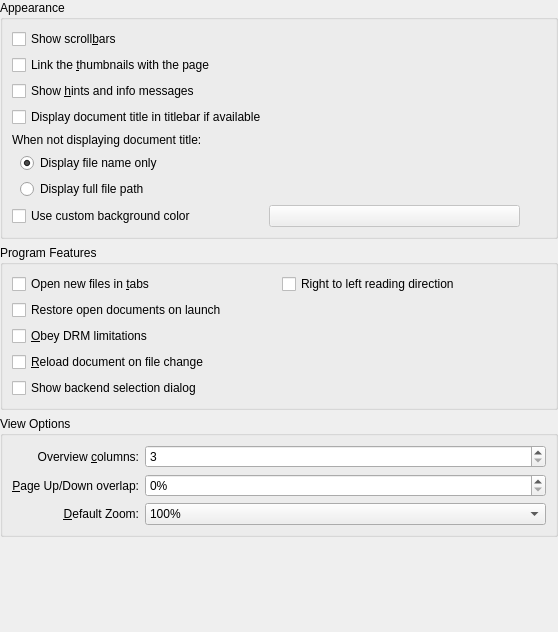
<?xml version="1.0" encoding="UTF-8"?>
<ui version="4.0">
 <class>DlgGeneralBase</class>
 <widget class="QWidget" name="DlgGeneralBase">
  <property name="enabled">
   <bool>true</bool>
  </property>
  <property name="geometry">
   <rect>
    <x>0</x>
    <y>0</y>
    <width>558</width>
    <height>632</height>
   </rect>
  </property>
  <layout class="QVBoxLayout">
   <property name="leftMargin">
    <number>0</number>
   </property>
   <property name="topMargin">
    <number>0</number>
   </property>
   <property name="rightMargin">
    <number>0</number>
   </property>
   <property name="bottomMargin">
    <number>0</number>
   </property>
   <item>
    <widget class="QGroupBox" name="groupBox">
     <property name="title">
      <string>Appearance</string>
     </property>
     <layout class="QHBoxLayout">
      <property name="spacing">
       <number>6</number>
      </property>
      <property name="leftMargin">
       <number>9</number>
      </property>
      <property name="topMargin">
       <number>9</number>
      </property>
      <property name="rightMargin">
       <number>9</number>
      </property>
      <property name="bottomMargin">
       <number>9</number>
      </property>
      <item>
       <layout class="QVBoxLayout">
        <property name="spacing">
         <number>6</number>
        </property>
        <property name="leftMargin">
         <number>0</number>
        </property>
        <property name="topMargin">
         <number>0</number>
        </property>
        <property name="rightMargin">
         <number>0</number>
        </property>
        <property name="bottomMargin">
         <number>0</number>
        </property>
        <item>
         <widget class="QCheckBox" name="kcfg_ShowScrollBars">
          <property name="text">
           <string>Show scroll&amp;bars</string>
          </property>
         </widget>
        </item>
        <item>
         <widget class="QCheckBox" name="kcfg_SyncThumbnailsViewport">
          <property name="enabled">
           <bool>true</bool>
          </property>
          <property name="text">
           <string>Link the &amp;thumbnails with the page</string>
          </property>
         </widget>
        </item>
        <item>
         <widget class="QCheckBox" name="kcfg_ShowOSD">
          <property name="text">
           <string>Show &amp;hints and info messages</string>
          </property>
         </widget>
        </item>
        <item>
         <widget class="QCheckBox" name="kcfg_DisplayDocumentTitle">
          <property name="text">
           <string>Display document title in titlebar if available</string>
          </property>
         </widget>
        </item>
        <item>
         <widget class="QLabel" name="label">
          <property name="text">
           <string>When not displaying document title:</string>
          </property>
         </widget>
        </item>
        <item>
         <widget class="QGroupBox" name="kcfg_DisplayDocumentNameOrPath">
          <property name="styleSheet">
           <string notr="true">QGroupBox {border:0; }</string>
          </property>
          <property name="flat">
           <bool>true</bool>
          </property>
          <layout class="QVBoxLayout" name="verticalLayout_3">
           <property name="leftMargin">
            <number>8</number>
           </property>
           <property name="topMargin">
            <number>0</number>
           </property>
           <property name="bottomMargin">
            <number>0</number>
           </property>
           <item>
            <widget class="QRadioButton" name="radioFileName">
             <property name="text">
              <string>Display file name only</string>
             </property>
             <property name="checked">
              <bool>true</bool>
             </property>
            </widget>
           </item>
           <item>
            <widget class="QRadioButton" name="radioFilePath">
             <property name="text">
              <string>Display full file path</string>
             </property>
             <property name="checked">
              <bool>false</bool>
             </property>
            </widget>
           </item>
          </layout>
         </widget>
        </item>
        <item>
         <layout class="QGridLayout" name="gridLayout_2">
          <property name="horizontalSpacing">
           <number>6</number>
          </property>
          <property name="verticalSpacing">
           <number>0</number>
          </property>
          <item row="1" column="1">
           <widget class="KColorButton" name="kcfg_BackgroundColor">
            <property name="enabled">
             <bool>false</bool>
            </property>
           </widget>
          </item>
          <item row="1" column="0">
           <widget class="QCheckBox" name="kcfg_UseCustomBackgroundColor">
            <property name="text">
             <string>Use custom background color</string>
            </property>
           </widget>
          </item>
         </layout>
        </item>
        <item>
         <layout class="QVBoxLayout" name="verticalLayout">
          <property name="leftMargin">
           <number>4</number>
          </property>
          <property name="topMargin">
           <number>0</number>
          </property>
         </layout>
        </item>
       </layout>
      </item>
      <item>
       <layout class="QVBoxLayout">
        <property name="spacing">
         <number>6</number>
        </property>
        <property name="leftMargin">
         <number>0</number>
        </property>
        <property name="topMargin">
         <number>0</number>
        </property>
        <property name="rightMargin">
         <number>0</number>
        </property>
        <property name="bottomMargin">
         <number>0</number>
        </property>
        <item>
         <widget class="QLabel" name="pixmapLabel1_2">
          <property name="sizePolicy">
           <sizepolicy hsizetype="Fixed" vsizetype="Fixed">
            <horstretch>0</horstretch>
            <verstretch>0</verstretch>
           </sizepolicy>
          </property>
         </widget>
        </item>
        <item>
         <spacer>
          <property name="orientation">
           <enum>Qt::Vertical</enum>
          </property>
          <property name="sizeType">
           <enum>QSizePolicy::Minimum</enum>
          </property>
          <property name="sizeHint" stdset="0">
           <size>
            <width>20</width>
            <height>1</height>
           </size>
          </property>
         </spacer>
        </item>
       </layout>
      </item>
     </layout>
    </widget>
   </item>
   <item>
    <widget class="QGroupBox" name="groupBox_2">
     <property name="title">
      <string>Program Features</string>
     </property>
     <layout class="QHBoxLayout">
      <property name="spacing">
       <number>6</number>
      </property>
      <property name="leftMargin">
       <number>9</number>
      </property>
      <property name="topMargin">
       <number>9</number>
      </property>
      <property name="rightMargin">
       <number>9</number>
      </property>
      <property name="bottomMargin">
       <number>9</number>
      </property>
      <item>
       <layout class="QVBoxLayout">
        <property name="spacing">
         <number>6</number>
        </property>
        <property name="leftMargin">
         <number>0</number>
        </property>
        <property name="topMargin">
         <number>0</number>
        </property>
        <property name="rightMargin">
         <number>0</number>
        </property>
        <property name="bottomMargin">
         <number>0</number>
        </property>
        <item>
         <widget class="QCheckBox" name="kcfg_ShellOpenFileInTabs">
          <property name="text">
           <string>Open new files in &amp;tabs</string>
          </property>
         </widget>
        </item>
        <item>
         <widget class="QCheckBox" name="kcfg_ShellRestoreOpenDocuments">
          <property name="text">
           <string>Restore open documents on launch</string>
          </property>
         </widget>
        </item>
        <item>
         <widget class="QCheckBox" name="kcfg_ObeyDRM">
          <property name="text">
           <string>&amp;Obey DRM limitations</string>
          </property>
         </widget>
        </item>
        <item>
         <widget class="QCheckBox" name="kcfg_WatchFile">
          <property name="text">
           <string>&amp;Reload document on file change</string>
          </property>
         </widget>
        </item>
        <item>
         <widget class="QCheckBox" name="kcfg_ChooseGenerators">
          <property name="text">
           <string>Show backend selection dialog</string>
          </property>
         </widget>
        </item>
       </layout>
      </item>
      <item>
       <layout class="QVBoxLayout">
        <property name="spacing">
         <number>6</number>
        </property>
        <property name="leftMargin">
         <number>0</number>
        </property>
        <property name="topMargin">
         <number>0</number>
        </property>
        <property name="rightMargin">
         <number>0</number>
        </property>
        <property name="bottomMargin">
         <number>0</number>
        </property>
        <item>
         <widget class="QCheckBox" name="kcfg_rtlReadingDirection">
          <property name="text">
           <string>Right to left reading direction</string>
          </property>
         </widget>
        </item>
        <item>
         <spacer>
          <property name="orientation">
           <enum>Qt::Vertical</enum>
          </property>
          <property name="sizeHint" stdset="0">
           <size>
            <width>20</width>
            <height>1</height>
           </size>
          </property>
         </spacer>
        </item>
       </layout>
      </item>
     </layout>
    </widget>
   </item>
   <item>
    <widget class="QGroupBox" name="groupBox_3">
     <property name="title">
      <string>View Options</string>
     </property>
     <layout class="QGridLayout" name="gridLayout" columnstretch="0,1">
      <item row="0" column="0">
       <widget class="QLabel" name="columnLabel">
        <property name="text">
         <string>Overview &amp;columns:</string>
        </property>
        <property name="alignment">
         <set>Qt::AlignRight|Qt::AlignTrailing|Qt::AlignVCenter</set>
        </property>
        <property name="buddy">
         <cstring>kcfg_ViewColumns</cstring>
        </property>
       </widget>
      </item>
      <item row="0" column="1">
       <widget class="QSpinBox" name="kcfg_ViewColumns">
        <property name="minimum">
         <number>3</number>
        </property>
        <property name="maximum">
         <number>10</number>
        </property>
       </widget>
      </item>
      <item row="1" column="0">
       <widget class="QLabel" name="scrollOverlapLabel">
        <property name="toolTip">
         <string>Defines how much of the current viewing area will still be visible when pressing the Page Up/Down keys.</string>
        </property>
        <property name="text">
         <string>&amp;Page Up/Down overlap:</string>
        </property>
        <property name="alignment">
         <set>Qt::AlignRight|Qt::AlignTrailing|Qt::AlignVCenter</set>
        </property>
        <property name="buddy">
         <cstring>kcfg_ScrollOverlap</cstring>
        </property>
       </widget>
      </item>
      <item row="1" column="1">
       <widget class="QSpinBox" name="kcfg_ScrollOverlap">
        <property name="suffix">
         <string>%</string>
        </property>
        <property name="maximum">
         <number>50</number>
        </property>
        <property name="singleStep">
         <number>5</number>
        </property>
       </widget>
      </item>
      <item row="2" column="0">
       <widget class="QLabel" name="label_3">
        <property name="toolTip">
         <string>Defines the default zoom mode for files which were never opened before.
For files which were opened before the previous zoom is applied.</string>
        </property>
        <property name="whatsThis">
         <string comment="@info:whatsthis">Defines the default zoom mode for files which were never opened before.
For files which were opened before the previous zoom is applied.</string>
        </property>
        <property name="text">
         <string>&amp;Default Zoom:</string>
        </property>
        <property name="alignment">
         <set>Qt::AlignRight|Qt::AlignTrailing|Qt::AlignVCenter</set>
        </property>
        <property name="buddy">
         <cstring>kcfg_ZoomMode</cstring>
        </property>
       </widget>
      </item>
      <item row="2" column="1">
       <widget class="QComboBox" name="kcfg_ZoomMode">
        <property name="toolTip">
         <string>Defines the default zoom mode for files which were never opened before.
For files which were opened before the previous zoom is applied.</string>
        </property>
        <property name="whatsThis">
         <string comment="@info:whatsthis">Defines the default zoom mode for files which were never opened before.
For files which were opened before the previous zoom is applied.</string>
        </property>
        <item>
         <property name="text">
          <string>100%</string>
         </property>
        </item>
        <item>
         <property name="text">
          <string>Fit Width</string>
         </property>
        </item>
        <item>
         <property name="text">
          <string>Fit Page</string>
         </property>
        </item>
        <item>
         <property name="text">
          <string>Auto Fit</string>
         </property>
        </item>
       </widget>
      </item>
     </layout>
    </widget>
   </item>
   <item>
    <spacer>
     <property name="orientation">
      <enum>Qt::Vertical</enum>
     </property>
     <property name="sizeHint" stdset="0">
      <size>
       <width>20</width>
       <height>4</height>
      </size>
     </property>
    </spacer>
   </item>
  </layout>
 </widget>
 <customwidgets>
  <customwidget>
   <class>KColorButton</class>
   <extends>QPushButton</extends>
   <header>kcolorbutton.h</header>
   <slots>
    <slot>useDefaultBackgroundColor()</slot>
   </slots>
  </customwidget>
 </customwidgets>
 <includes>
  <include location="global">kiconloader.h</include>
 </includes>
 <resources/>
 <connections>
  <connection>
   <sender>kcfg_UseCustomBackgroundColor</sender>
   <signal>toggled(bool)</signal>
   <receiver>DlgGeneralBase</receiver>
   <slot>setCustomBackgroundColorButton(bool)</slot>
   <hints>
    <hint type="sourcelabel">
     <x>130</x>
     <y>229</y>
    </hint>
    <hint type="destinationlabel">
     <x>203</x>
     <y>-9</y>
    </hint>
   </hints>
  </connection>
 </connections>
 <slots>
  <slot>setCustomBackgroundColorButton(bool)</slot>
 </slots>
</ui>
